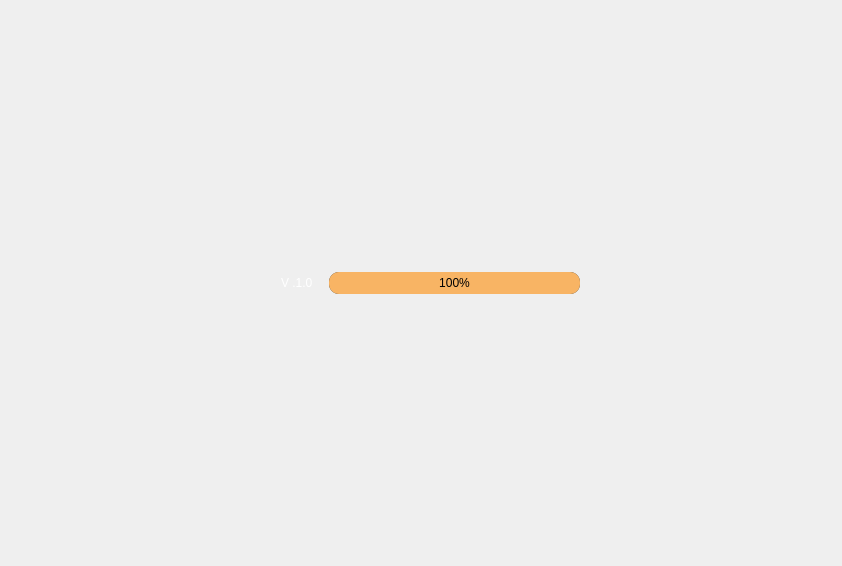
<?xml version="1.0" encoding="UTF-8"?>
<ui version="4.0">
 <class>Form</class>
 <widget class="QWidget" name="Form">
  <property name="geometry">
   <rect>
    <x>0</x>
    <y>0</y>
    <width>842</width>
    <height>566</height>
   </rect>
  </property>
  <property name="minimumSize">
   <size>
    <width>842</width>
    <height>566</height>
   </size>
  </property>
  <property name="maximumSize">
   <size>
    <width>842</width>
    <height>566</height>
   </size>
  </property>
  <property name="windowTitle">
   <string>Form</string>
  </property>
  <property name="styleSheet">
   <string notr="true">background-image: url(:/newPrefix/icon/1002-01.png);
</string>
  </property>
  <layout class="QGridLayout" name="gridLayout_2">
   <item row="0" column="0">
    <layout class="QGridLayout" name="gridLayout">
     <item row="1" column="3">
      <widget class="QProgressBar" name="progressBar">
       <property name="styleSheet">
        <string notr="true">

QProgressBar
{

background-image: url(:/newPrefix/icon/text.png);
	background-color: rgb(53, 53, 53);

	color: rgb(0, 0, 0);
border-style:solid;
border-align:center;
border-radius :10px;

}
QProgressBar::chunk 
{
background-color:rgb(248,180,100);
border-radius :10px;
}  </string>
       </property>
       <property name="value">
        <number>100</number>
       </property>
       <property name="alignment">
        <set>Qt::AlignCenter</set>
       </property>
      </widget>
     </item>
     <item row="1" column="2">
      <spacer name="horizontalSpacer">
       <property name="orientation">
        <enum>Qt::Horizontal</enum>
       </property>
       <property name="sizeType">
        <enum>QSizePolicy::Minimum</enum>
       </property>
       <property name="sizeHint" stdset="0">
        <size>
         <width>10</width>
         <height>20</height>
        </size>
       </property>
      </spacer>
     </item>
     <item row="2" column="3">
      <spacer name="verticalSpacer">
       <property name="orientation">
        <enum>Qt::Vertical</enum>
       </property>
       <property name="sizeHint" stdset="0">
        <size>
         <width>20</width>
         <height>40</height>
        </size>
       </property>
      </spacer>
     </item>
     <item row="1" column="4">
      <spacer name="horizontalSpacer_2">
       <property name="orientation">
        <enum>Qt::Horizontal</enum>
       </property>
       <property name="sizeHint" stdset="0">
        <size>
         <width>40</width>
         <height>20</height>
        </size>
       </property>
      </spacer>
     </item>
     <item row="0" column="3">
      <spacer name="verticalSpacer_2">
       <property name="orientation">
        <enum>Qt::Vertical</enum>
       </property>
       <property name="sizeHint" stdset="0">
        <size>
         <width>20</width>
         <height>40</height>
        </size>
       </property>
      </spacer>
     </item>
     <item row="1" column="1">
      <widget class="QLabel" name="label">
       <property name="styleSheet">
        <string notr="true">
background-image: url(:/newPrefix/icon/text.png);
color: rgb(255, 255, 255);
font: 75 12pt &quot;MS Shell Dlg 2&quot;;</string>
       </property>
       <property name="text">
        <string>V .1.0</string>
       </property>
      </widget>
     </item>
     <item row="1" column="0">
      <spacer name="horizontalSpacer_3">
       <property name="orientation">
        <enum>Qt::Horizontal</enum>
       </property>
       <property name="sizeType">
        <enum>QSizePolicy::Minimum</enum>
       </property>
       <property name="sizeHint" stdset="0">
        <size>
         <width>270</width>
         <height>20</height>
        </size>
       </property>
      </spacer>
     </item>
    </layout>
   </item>
  </layout>
 </widget>
 <resources>
  <include location="xyz.qrc"/>
 </resources>
 <connections/>
</ui>
